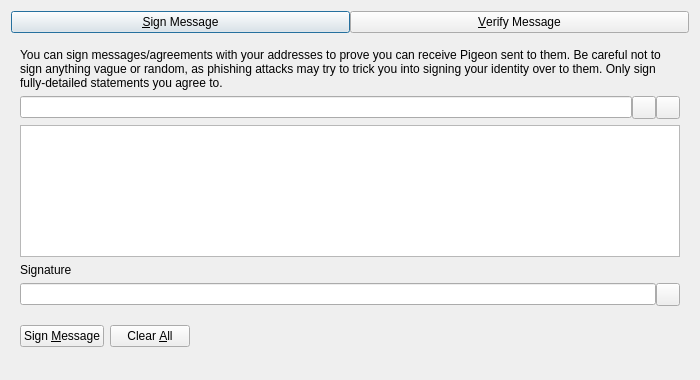
<?xml version="1.0" encoding="UTF-8"?>
<ui version="4.0">
 <class>SignVerifyMessageDialog</class>
 <widget class="QDialog" name="SignVerifyMessageDialog">
  <property name="geometry">
   <rect>
    <x>0</x>
    <y>0</y>
    <width>700</width>
    <height>380</height>
   </rect>
  </property>
  <property name="windowTitle">
   <string>Signatures - Sign / Verify a Message</string>
  </property>
  <property name="modal">
   <bool>true</bool>
  </property>
  <layout class="QVBoxLayout" name="verticalLayout">
   <item>
    <layout class="QHBoxLayout" name="horizontalLayout_Buttons_2">
     <property name="spacing">
      <number>0</number>
     </property>
     <property name="topMargin">
      <number>0</number>
     </property>
     <item>
      <widget class="QPushButton" name="btnSignMessage">
       <property name="text">
        <string>&amp;Sign Message</string>
       </property>
       <property name="checkable">
        <bool>true</bool>
       </property>
      </widget>
     </item>
     <item>
      <widget class="QPushButton" name="btnVerifyMessage">
       <property name="text">
        <string>&amp;Verify Message</string>
       </property>
       <property name="checkable">
        <bool>true</bool>
       </property>
      </widget>
     </item>
    </layout>
   </item>
   <item>
    <widget class="QStackedWidget" name="stackedWidgetSig">
     <property name="minimumSize">
      <size>
       <width>0</width>
       <height>0</height>
      </size>
     </property>
     <property name="currentIndex">
      <number>0</number>
     </property>
     <widget class="QWidget" name="pageSignMessage">
      <layout class="QVBoxLayout" name="verticalLayout_SM">
       <item>
        <widget class="QLabel" name="infoLabel_SM">
         <property name="text">
          <string>You can sign messages/agreements with your addresses to prove you can receive Pigeon sent to them. Be careful not to sign anything vague or random, as phishing attacks may try to trick you into signing your identity over to them. Only sign fully-detailed statements you agree to.</string>
         </property>
         <property name="textFormat">
          <enum>Qt::PlainText</enum>
         </property>
         <property name="wordWrap">
          <bool>true</bool>
         </property>
        </widget>
       </item>
       <item>
        <layout class="QHBoxLayout" name="horizontalLayout_1_SM">
         <property name="spacing">
          <number>0</number>
         </property>
         <item>
          <widget class="QValidatedLineEdit" name="addressIn_SM">
           <property name="toolTip">
            <string>The Pigeon Address to sign the message with</string>
           </property>
          </widget>
         </item>
         <item>
          <widget class="QToolButton" name="addressBookButton_SM">
           <property name="toolTip">
            <string>Choose previously used address</string>
           </property>
           <property name="text">
            <string/>
           </property>
           <property name="shortcut">
            <string>Alt+A</string>
           </property>
          </widget>
         </item>
         <item>
          <widget class="QToolButton" name="pasteButton_SM">
           <property name="toolTip">
            <string>Paste address from clipboard</string>
           </property>
           <property name="text">
            <string/>
           </property>
           <property name="shortcut">
            <string>Alt+P</string>
           </property>
          </widget>
         </item>
        </layout>
       </item>
       <item>
        <widget class="QPlainTextEdit" name="messageIn_SM">
         <property name="toolTip">
          <string>Enter the message you want to sign here</string>
         </property>
        </widget>
       </item>
       <item>
        <widget class="QLabel" name="signatureLabel_SM">
         <property name="text">
          <string>Signature</string>
         </property>
         <property name="textFormat">
          <enum>Qt::PlainText</enum>
         </property>
        </widget>
       </item>
       <item>
        <layout class="QHBoxLayout" name="horizontalLayout_2_SM">
         <property name="spacing">
          <number>0</number>
         </property>
         <item>
          <widget class="QLineEdit" name="signatureOut_SM">
           <property name="readOnly">
            <bool>true</bool>
           </property>
          </widget>
         </item>
         <item>
          <widget class="QToolButton" name="copySignatureButton_SM">
           <property name="toolTip">
            <string>Copy the current signature to the system clipboard</string>
           </property>
           <property name="text">
            <string/>
           </property>
          </widget>
         </item>
        </layout>
       </item>
       <item>
        <layout class="QHBoxLayout" name="horizontalLayout_3_SM">
         <item>
          <widget class="QPushButton" name="signMessageButton_SM">
           <property name="toolTip">
            <string>Sign the message to prove you own this Pigeon Address</string>
           </property>
           <property name="text">
            <string>Sign &amp;Message</string>
           </property>
           <property name="autoDefault">
            <bool>false</bool>
           </property>
          </widget>
         </item>
         <item>
          <widget class="QPushButton" name="clearButton_SM">
           <property name="toolTip">
            <string>Reset all sign message fields</string>
           </property>
           <property name="text">
            <string>Clear &amp;All</string>
           </property>
           <property name="autoDefault">
            <bool>false</bool>
           </property>
          </widget>
         </item>
         <item>
          <spacer name="horizontalSpacer_1_SM">
           <property name="orientation">
            <enum>Qt::Horizontal</enum>
           </property>
           <property name="sizeHint" stdset="0">
            <size>
             <width>40</width>
             <height>48</height>
            </size>
           </property>
          </spacer>
         </item>
         <item>
          <widget class="QLabel" name="statusLabel_SM">
           <property name="text">
            <string/>
           </property>
           <property name="wordWrap">
            <bool>true</bool>
           </property>
          </widget>
         </item>
         <item>
          <spacer name="horizontalSpacer_2_SM">
           <property name="orientation">
            <enum>Qt::Horizontal</enum>
           </property>
           <property name="sizeHint" stdset="0">
            <size>
             <width>40</width>
             <height>48</height>
            </size>
           </property>
          </spacer>
         </item>
        </layout>
       </item>
      </layout>
     </widget>
     <widget class="QWidget" name="pageVerifyMessage">
      <layout class="QVBoxLayout" name="verticalLayout_VM">
       <item>
        <widget class="QLabel" name="infoLabel_VM">
         <property name="text">
          <string>Enter the receiver's address, message (ensure you copy line breaks, spaces, tabs, etc. exactly) and signature below to verify the message. Be careful not to read more into the signature than what is in the signed message itself, to avoid being tricked by a man-in-the-middle attack. Note that this only proves the signing party receives with the address, it cannot prove sendership of any transaction!</string>
         </property>
         <property name="textFormat">
          <enum>Qt::PlainText</enum>
         </property>
         <property name="alignment">
          <set>Qt::AlignLeading|Qt::AlignLeft|Qt::AlignTop</set>
         </property>
         <property name="wordWrap">
          <bool>true</bool>
         </property>
        </widget>
       </item>
       <item>
        <layout class="QHBoxLayout" name="horizontalLayout_1_VM">
         <property name="spacing">
          <number>0</number>
         </property>
         <item>
          <widget class="QValidatedLineEdit" name="addressIn_VM">
           <property name="toolTip">
            <string>The Pigeon Address the message was signed with</string>
           </property>
          </widget>
         </item>
         <item>
          <widget class="QToolButton" name="addressBookButton_VM">
           <property name="toolTip">
            <string>Choose previously used address</string>
           </property>
           <property name="text">
            <string/>
           </property>
           <property name="shortcut">
            <string>Alt+A</string>
           </property>
          </widget>
         </item>
        </layout>
       </item>
       <item>
        <widget class="QPlainTextEdit" name="messageIn_VM"/>
       </item>
       <item>
        <widget class="QValidatedLineEdit" name="signatureIn_VM"/>
       </item>
       <item>
        <layout class="QHBoxLayout" name="horizontalLayout_2_VM">
         <item>
          <widget class="QPushButton" name="verifyMessageButton_VM">
           <property name="toolTip">
            <string>Verify the message to ensure it was signed with the specified Pigeon Address</string>
           </property>
           <property name="text">
            <string>Verify &amp;Message</string>
           </property>
           <property name="autoDefault">
            <bool>false</bool>
           </property>
          </widget>
         </item>
         <item>
          <widget class="QPushButton" name="clearButton_VM">
           <property name="toolTip">
            <string>Reset all verify message fields</string>
           </property>
           <property name="text">
            <string>Clear &amp;All</string>
           </property>
           <property name="autoDefault">
            <bool>false</bool>
           </property>
          </widget>
         </item>
         <item>
          <spacer name="horizontalSpacer_1_VM">
           <property name="orientation">
            <enum>Qt::Horizontal</enum>
           </property>
           <property name="sizeHint" stdset="0">
            <size>
             <width>40</width>
             <height>48</height>
            </size>
           </property>
          </spacer>
         </item>
         <item>
          <widget class="QLabel" name="statusLabel_VM">
           <property name="text">
            <string/>
           </property>
           <property name="wordWrap">
            <bool>true</bool>
           </property>
          </widget>
         </item>
         <item>
          <spacer name="horizontalSpacer_2_VM">
           <property name="orientation">
            <enum>Qt::Horizontal</enum>
           </property>
           <property name="sizeHint" stdset="0">
            <size>
             <width>40</width>
             <height>48</height>
            </size>
           </property>
          </spacer>
         </item>
        </layout>
       </item>
      </layout>
     </widget>
    </widget>
   </item>
  </layout>
 </widget>
 <customwidgets>
  <customwidget>
   <class>QValidatedLineEdit</class>
   <extends>QLineEdit</extends>
   <header>qt/qvalidatedlineedit.h</header>
  </customwidget>
 </customwidgets>
 <resources>
  <include location="../pigeon.qrc"/>
 </resources>
 <connections/>
</ui>
